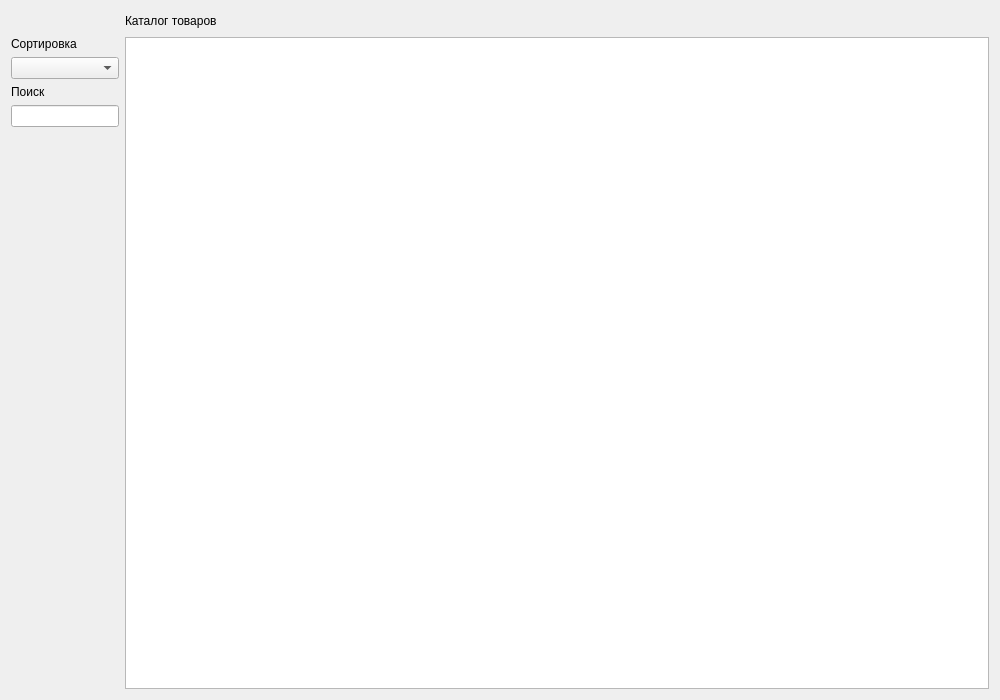
<?xml version="1.0" encoding="UTF-8"?>
<ui version="4.0">
 <class>Widget</class>
 <widget class="QWidget" name="Widget">
  <property name="geometry">
   <rect>
    <x>0</x>
    <y>0</y>
    <width>1000</width>
    <height>700</height>
   </rect>
  </property>
  <property name="windowTitle">
   <string>Чудо Обувь</string>
  </property>
  <layout class="QGridLayout" name="gridLayout" rowstretch="0,1" columnstretch="0,1">
   <item row="0" column="0">
    <spacer name="horizontalSpacer">
     <property name="orientation">
      <enum>Qt::Orientation::Horizontal</enum>
     </property>
     <property name="sizeHint" stdset="0">
      <size>
       <width>40</width>
       <height>20</height>
      </size>
     </property>
    </spacer>
   </item>
   <item row="0" column="1">
    <widget class="QLabel" name="label">
     <property name="text">
      <string>Каталог товаров</string>
     </property>
    </widget>
   </item>
   <item row="1" column="0">
    <layout class="QVBoxLayout" name="controlsLayout">
     <item>
      <widget class="QLabel" name="sortLabel">
       <property name="text"><string>Сортировка</string></property>
       <property name="buddy"><cstring>comboBox</cstring></property>
      </widget>
     </item>
     <item><widget class="QComboBox" name="comboBox"/></item>
     <item>
      <widget class="QLabel" name="searchLabel">
       <property name="text"><string>Поиск</string></property>
       <property name="buddy"><cstring>lineEdit</cstring></property>
      </widget>
     </item>
     <item>
      <widget class="QLineEdit" name="lineEdit">
       <property name="accessibleName"><string>Поиск товаров</string></property>
      </widget>
     </item>
     <item>
      <spacer name="verticalSpacer">
       <property name="orientation"><enum>Qt::Orientation::Vertical</enum></property>
       <property name="sizeHint" stdset="0"><size><width>20</width><height>40</height></size></property>
      </spacer>
     </item>
    </layout>
   </item>
   <item row="1" column="1">
    <widget class="QListWidget" name="listWidget"/>
   </item>
  </layout>
 </widget>
 <tabstops><tabstop>comboBox</tabstop><tabstop>lineEdit</tabstop><tabstop>listWidget</tabstop></tabstops>
 <resources/>
 <connections/>
</ui>
